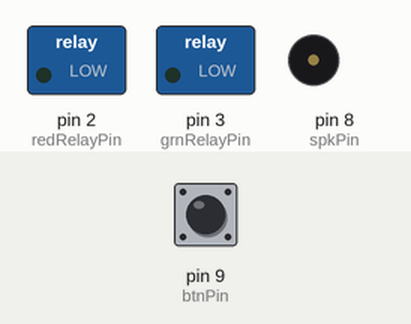
Recording of a sketch running on a simulated Arduino Uno, built with avr-gcc and run on an emulated ATmega328P. On the bench: switched loads named in the sketch (green lamp = pin HIGH), buzzer (waves = sounding). The test bench sets the inputs (shaded band); at power-on: pin 9 (btnPin) HIGH.

Above: at 1.2 s.
1.3 s: pin 9 (btnPin) pulled LOW for 0.15 s
At 2.5 s:
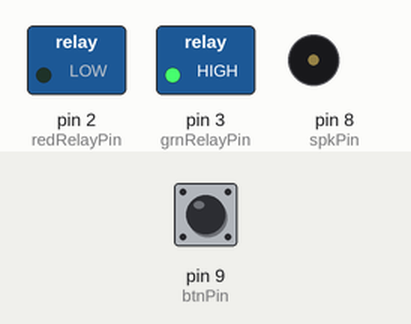
At 9.01 s:
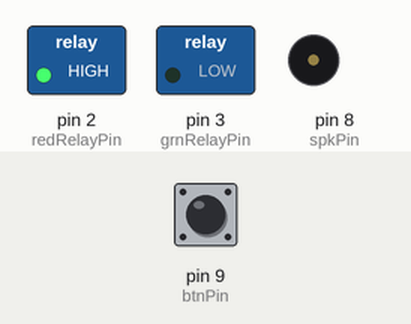
Timing chart, 0 to 24.7 s (numbered marks = the images above; inputs shaded):
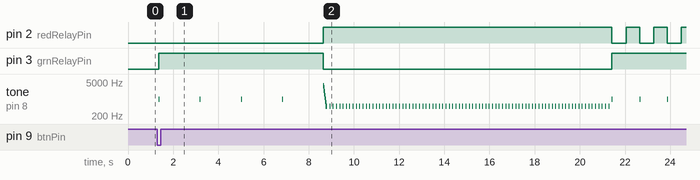

Measured:
- after the input at 1.3 s, pin 2 (redRelayPin): LOW → HIGH after 7.4 s, then repeats every 1.2 s: LOW 0.63 s, HIGH 0.60 s; pin 3 (grnRelayPin): LOW → HIGH after 0.05 s, → LOW 7.3 s later, → HIGH 12.8 s later

The sketch:

Traffic_Light_Crossing.ino
```cpp
int btnPin = 9;
int redRelayPin = 2;
int grnRelayPin = 3;
int spkPin = 8;
int tones[] = {
  3465, 2850, 2333, 1956, 1638, 1380, 1161, 992, 814, 704, 500
};

void redLightOn() {
  digitalWrite(redRelayPin, LOW);  // turn relay ON
}
void redLightOff() {
  digitalWrite(redRelayPin, HIGH);  // turn relay OFF
}
void greenLightOn() {
  digitalWrite(grnRelayPin, LOW);  // turn relay ON
}
void greenLightOff() {
  digitalWrite(grnRelayPin, HIGH);  // turn relay OFF
}
bool hasButtonBeenPushed() {
  if (digitalRead(btnPin) == LOW) {
    // debounce
    delay(50);
    if (digitalRead(btnPin) == LOW) {
      return true;
    }
  }
  return false;
}

void playIdle() {
  tone(spkPin, 973, 25);
  delay(25);
  noTone(spkPin);
}
void playChirp() {
  // Iterate through all tones
  for (int i = 0; i < 11; i++) {
    // Play the next tone
    tone(spkPin, tones[i], 11);
    delay(11);
  }
}
void playWoodpecker() {
  // 17x = 2secs; 85x = 10 seconds
  for (int i = 0; i <= 85; i++) {
    tone(spkPin, 500, 30);
    delay(30);
    noTone(spkPin);
    delay(117); // wait
  }
}

// Start Flashing Red Light w/ Idle sound for 5 cycles
void doEndFlashing() {

  // Lights off
  greenLightOff();
  redLightOff();

  // Cycle Red w/ Idle sound x 5
  for (int i = 0; i < 5; i++) {
    redLightOn();
    playIdle();
    delay(600);
    redLightOff();
    delay(600);
  }
}

void doTrafficLightCrossing() {

  // Red Light On
  greenLightOff();
  redLightOn();

  // Idle Tone x 4
  playIdle();
  delay(1800);
  playIdle();
  delay(1800);
  playIdle();
  delay(1800);
  playIdle();
  delay(1800);

  // GO!
  redLightOff();
  greenLightOn();
  playChirp();

  // Woodpecker for 10 seconds
  playWoodpecker();

  doEndFlashing();

  // Red light goes back on
  redLightOn();

  // Idle sound x 3
  playIdle();
  delay(1800);
  playIdle();
  delay(1800);
  playIdle();
}

void setup() {
  // Setup pins
  pinMode(redRelayPin, OUTPUT);
  pinMode(grnRelayPin, OUTPUT);
  pinMode(spkPin, OUTPUT);
  pinMode(btnPin, INPUT);
}

void loop() {

  // Wait for button...
  if (hasButtonBeenPushed() == true) {

    // Run main program
    doTrafficLightCrossing();
  }

  // Pause for 5ms
  delay(5);
}
```
